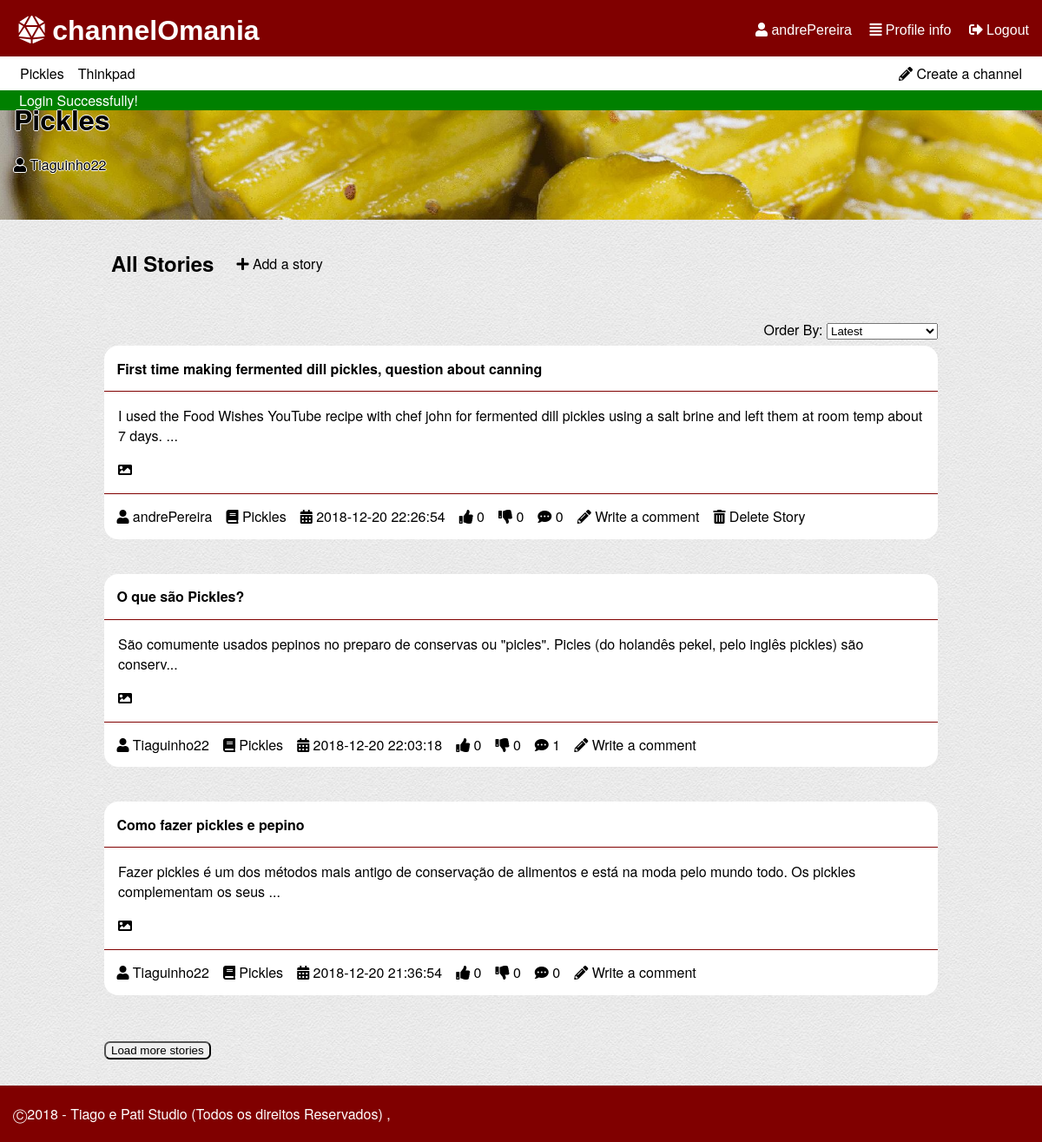
Screenshot of /pages/channel.php?channelId=1 (signed in) with the database file from the repository.
### tables this page shows
CREATE TABLE "channel" (
	`ID`	INTEGER NOT NULL,
	`name`	TEXT NOT NULL CHECK(length(name) > 0 and length(name) < 30) UNIQUE,
	`coverImage`	TEXT,
	`author`	INTEGER NOT NULL,
	PRIMARY KEY(`ID`),
	FOREIGN KEY(`author`) REFERENCES `user`(`ID`) ON DELETE Cascade ON UPDATE No Action
);

CREATE TABLE "user" (
	`ID`	INTEGER NOT NULL PRIMARY KEY AUTOINCREMENT,
	`username`	TEXT NOT NULL CHECK(length ( username ) > 0 and length ( username ) < 16),
	`email`	TEXT NOT NULL,
	`password`	TEXT NOT NULL CHECK(length ( password ) > 5),
	`birth`	TEXT CHECK(length ( birth ) > 0),
	`profilePic`	TEXT,
	`score`	INTEGER DEFAULT 0,
	CONSTRAINT `username` UNIQUE(`username`)
);

CREATE TABLE "story" (
	`storyID`	INTEGER NOT NULL,
	`title`	TEXT NOT NULL CHECK(length ( title ) > 0 and length ( title ) < 80),
	`content`	TEXT NOT NULL CHECK(length ( content ) > 0),
	`upvotes`	INTEGER NOT NULL DEFAULT 0,
	`downvotes`	INTEGER NOT NULL DEFAULT 0,
	`author`	INTEGER NOT NULL,
	`date`	TEXT NOT NULL CHECK(length ( date ) > 0),
	`channel`	INTEGER NOT NULL,
	`image`	TEXT,
	PRIMARY KEY(`storyID`),
	FOREIGN KEY(`channel`) REFERENCES `channel`(`ID`) ON DELETE Cascade ON UPDATE No Action,
	FOREIGN KEY(`author`) REFERENCES `user`(`ID`) ON DELETE Cascade ON UPDATE No Action
);

### pages/channel.php (called while the page is built, shortened)
<?php
  include_once('../database/db_list.php');
  include_once('../database/db_user.php');
  include_once('../templates/tpl_common.php');
  include_once('../templates/tpl_channel.php');
  $storiesByChannel = getStoriesByChannel($_GET['channelId']);
  $currentChannel = getChannel($_GET['channelId']);
  draw_header($currentChannel['name']);
  draw_channel($storiesByChannel,$currentChannel);
  draw_footer();
?>

### database/db_list.php (called while the page is built, shortened)
<?php
function getStoriesByChannel($channelID,$sort='',$offset=0,$limit=5) {
  switch($sort){
    default:
      $order = 'storyID DESC';
      break;
  }
  $db = Database::instance()->db();
  $stmt = $db->prepare('SELECT *,(SELECT COUNT(*) FROM comment WHERE comment.story == storyID) AS n_comments,channel.name AS channelName,story.author AS storyAuthor FROM story INNER JOIN user ON user.ID == story.author INNER JOIN channel ON channel.ID == story.channel  WHERE story.channel == ? ORDER BY '.$order.' LIMIT ? OFFSET ?');
  $stmt->execute(array($channelID,$limit,$offset));
  return $stmt->fetchAll();
}
function listChannel($sort='') {
  switch($sort){
    case 'mActive':
      $order = 'n_stories DESC';
      break;
    case 'alphabetical':
      $order = 'name ASC';
      break;
  }
  $db = Database::instance()->db();
  $stmt = $db->prepare('SELECT *,(SELECT COUNT(*) FROM story WHERE story.channel == channel.ID) AS n_stories,channel.ID as channelId FROM channel INNER JOIN user ON author=user.ID ORDER BY '.$order);
  $stmt->execute();
  return $stmt->fetchAll();
}
?>

### database/db_channel.php (called while the page is built, shortened)
<?php
include_once('db_user.php');
function getChannel($id){
  $db = Database::instance()->db();
  $stmt = $db->prepare('SELECT * FROM channel WHERE ID=?');
  $stmt->execute(array($id));
  return $stmt->fetch();
}
?>

### database/db_user.php (called while the page is built, shortened)
<?php
function getUsernameFromId($id) {
  $db = Database::instance()->db();
  $stmt = $db->prepare('SELECT username FROM user WHERE ID = ?');
  $stmt->execute(array($id));
  return $stmt->fetch()['username'];
}
 ?>

### templates/tpl_mainpage.php (the view, shortened to what this page needs)
<?php include_once('../templates/tpl_story.php'); ?>
<?php function draw_story_list_item($story) { ?>
  <article>
    <header>
      <h1><a href = "../pages/story.php?storyId=<?php echo($story['storyID']); ?>" ><?php echo($story['title']); ?></a></h1>
    </header>
    <p><?php echo(substr($story['content'],0,140)); if(strlen($story['content']) > 140) echo("...");?></p>
    <?php if($story['image']!=NULL){ ?>
    <p><a href="../files/storyImages/<?php echo($story['image'])?>" target="_blank"><i class="fas fa-image"></i></a></p>
    <?php }?>
    <footer><?php draw_story_info($story); ?></footer>
  </article>
<?php } ?>
<?php function draw_story_info($story) { ?>
  <ul>
    <li><a href="../pages/profile.php?userId=<?php echo($story['storyAuthor']); ?>"><i class="fas fa-user"></i> <?php echo($story['username']); ?></a></li>
    <li><a href="../pages/channel.php?channelId=<?php echo($story['channel']); ?>"><i class="fas fa-book"></i> <?php echo($story['channelName']); ?></a></li>
    <li><i class="fas fa-calendar-alt"></i> <?php echo($story['date']); ?></li>
    <li class="nUpVote" data-id="<?php echo($story['storyID']); ?>"><i class="fas fa-thumbs-up"></i> <?php echo($story['upvotes']); ?></li>
    <li class="nDownVote" data-id="<?php echo($story['storyID']); ?>"><i class="fas fa-thumbs-down"></i> <?php echo($story['downvotes']); ?></li>
    <li><i class="fas fa-comment-dots"></i> <?php echo($story['n_comments']); ?></li>
    <li><a href="../pages/new_comment.php?storyId=<?php echo($story['storyID']); ?>"><i class="fas fa-pencil-alt"></i> Write a comment</a></li>
    <?php if($story['username'] == $_SESSION['username']) { ?>
      <li><a href="../actions/action_delete_story.php?storyId=<?php echo($story['storyID']); ?>&csrf=<?php echo($_SESSION['csrf']); ?>"><i class="fas fa-trash-alt"></i> Delete Story</a></li>
    <?php } ?>
  </ul>
<?php } ?>

### templates/tpl_common.php (shortened to what this page needs)
<?php function draw_header($tabText = ""){
?>
<!DOCTYPE html>
<html lang="en-US">
  <head>
    <link href="../css/style.css" rel="stylesheet">
    <link href="../css/input.css" rel="stylesheet">
    <link href="../css/links.css" rel="stylesheet">
    <link rel="stylesheet" href="https://use.fontawesome.com/releases/v5.5.0/css/all.css">
  </head>
  <body>
    <header id="header">
      <?php if(isset($_SESSION['username'])){ ?>
        <div id='options'>
          <a href="../pages/profile.php"><i class="fas fa-user"></i> <?php echo($_SESSION['username']) ?></a>
          <a href="../pages/profile.php"><i class="fas fa-align-justify"></i> Profile info</a>
          <a href="../actions/action_logout.php"><i class="fas fa-sign-out-alt"></i> Logout</a>
        </div>
      <?php } ?>
      <h1><a href="mainpage.php"><i class="fas fa-dice-d20"></i> channelOmania</a></h1>
    </header>
    <?php if(isset($_SESSION['username'])){ ?>
    <div id="list_channels">
      <p><a href = "../pages/new_channel.php" ><i class="fas fa-pencil-alt"></i> Create a channel</a></p>
      <?php $channels = listChannel('mActive'); ?>
      <ul>
      <?php if(count($channels) > 5) { ?>
        <?php for ($i=0; $i < 5; $i++) { ?>
          <li><a href = "../pages/channel.php?channelId=<?php echo($channels[$i]['channelId']); ?>" ><?php echo($channels[$i]['name']); ?></a></li>
        <?php } ?>
          <li id="moreChannels"><a href = "../pages/all_channels.php" >More Channels</a></li>
      <?php } else { ?>
        <?php foreach($channels as $channel_list){ ?>
          <li><a href = "../pages/channel.php?channelId=<?php echo($channel_list['channelId']); ?>" ><?php echo($channel_list['name']); ?></a></li>
        <?php } ?>
      <?php } ?>
      </ul>
    </div>
    <?php } ?>
    <?php if (isset($_SESSION['messages'])) {?>
      <section id="messages">
        <?php foreach($_SESSION['messages'] as $message) { ?>
          <div class="<?=$message['type']?>"><?=$message['content']?></div>
        <?php } ?>
      </section>
    <?php unset($_SESSION['messages']); } ?>
<?php } ?>
<?php function draw_footer(){
  ?>
  <footer class="footer">
    <p>	&#9400;2018 - Tiago e Pati Studio (Todos os direitos Reservados) ,</p>
  </footer>
</body>
</html>
<?php }
 ?>

### templates/tpl_channel.php (shortened to what this page needs)
<?php include_once('../templates/tpl_mainpage.php'); ?>
<?php include_once('../database/db_channel.php'); ?>
<?php function draw_channel($storiesByChannel,$currentChannel) { ?>
  <a href="../files/coverImages/<?php if($currentChannel['coverImage']!="") { echo($currentChannel['coverImage']); } else {?>default.png<?php } ?>" target="_blank">
    <div id="cover"><img id="cover_image" src="../files/croppedCover/<?php if($currentChannel['coverImage']!="") { echo($currentChannel['coverImage']); } else {?>default.png<?php } ?>"
    alt="<?php echo($currentChannel['name']); ?>'s cover image"></div></a>
  <h1 id="channelName"><?php echo($currentChannel['name']); ?>
  <br>
  <a id="channelAuthor" href="../pages/profile.php?userId=<?php echo($currentChannel['author']); ?>"><i class="fas fa-user"></i> <?php  echo(getUsernameFromId($currentChannel['author']));?></a>
  </h1>
  <section id="channelStories" data-id="<?php echo $_GET['channelId'] ?>">
    <div class="header">
      <ul>
        <li>
          <h2>All Stories</h2>
        </li>
        <li>
          <p><a href = "../pages/new_story.php?channelId=<?php echo($_GET['channelId']); ?>" ><i class="fas fa-plus"></i> Add a story</a></p>
        </li>
      </ul>
    </div>
    <?php draw_story_list($storiesByChannel); ?>
  </section>
<?php } ?>

### templates/tpl_story.php (shortened to what this page needs)
<?php include_once('../templates/tpl_mainpage.php'); ?>
<?php include_once('../database/db_list.php'); ?>
<?php function draw_story_list($storyInfo) { ?>
  <p id="order">Order By:
  <select id='orderSelector'>
    <option value="mRecent">Latest</option>
  </select></p>
  <section id="storyList">
  <?php foreach($storyInfo as $story) { ?>
    <?php draw_story_list_item($story); ?>
  <?php } ?>
  </section>
  <?php if(count($storyInfo) != 0){ ?>
  <button id="btnLoadStories">Load more stories</button>
  <?php } ?>
<?php } ?>

### css/style.css (style rules this page uses)
body { font-family: IBMPlexSans, Helvetica Neue, Segoe UI, Helvetica, Verdana, Arial, sans-serif; background-image: url("../files/background.png"); margin: 0; }
ul { display: flex; flex-wrap: wrap; flex-direction: row; padding: 0; margin: 0; }
li { text-align: center; list-style-type: none; padding: 0.5em; }
#list_channels { background-color: white; position: relative; padding: 0px 15px; }
#list_channels p { float: right; margin: 0; }
#list_channels li, #list_channels p { padding: 0; }
#header { background-color: #800000; padding: 0.2em 15px; position: relative; }
#cover_image { width: 100%; }
#channelName { top: 2px; background-color: transparent; position: absolute; margin-top: 3.5em; text-shadow: -1px 0 white, 0 1px white, 1px 0 white, 0 -1px white; }
#channelAuthor { font-size: 0.5em; text-shadow: -1px 0 white, 0 1px white, 1px 0 white, 0 -1px white; font-weight: 300; }
#channelStories { width: 80%; margin: auto; }
#channelStories .header { margin: 10px 0px 50px; }
#channelStories .header li h2 { margin-top: 10px; margin-right: 10px; }
#channelStories #order { float: right; margin: 0; position: absolute; right: 10%; margin-top: -30px; }
#channelStories #storyList article { width: 100%; }
#channelStories #btnLoadStories { margin-left: 0px; }
#header h1 { margin: 0.2em; }
h1 { margin-left: 0.5em; }
#options { float: right; height: 0; }
article { background-color: white; width: 80%; margin: auto; border-radius: 1em; margin-bottom: 40px; }
article h1 { margin: auto; }
article header { margin-top: 1em; padding: 0.5em; border-bottom: 1px solid #800000; }
article p, article p,article img { padding-left: 1em; padding-right: 1em; }
article footer { padding: 0.4em; border-top: 1px solid #800000; }
#messages .error,#messages .success { padding-left: 22px; }
#messages .success { background-color: green; color: white; }
body,html { min-height: 80vh; }
#header div { margin-top: 1.2em; }
#btnLoadComments, #btnLoadStories { margin-top: 1em; margin-left: 10%; border-radius: 0.5em; }
#storyList article h1, #story article h1 { margin: auto; padding: 0.4em; }
#channelStories #storyList article, #myStories #storyList article { width: 100%; margin-top: 10px; }
.footer { clear: left; bottom: auto; margin-top: 30px; padding: 5px 15px; background-color: #800000; color: white; }
#order { margin-left: 15px; }

### css/links.css (style rules this page uses)
#header a { color: white; font-family: Helvetica; }
#header div a { list-style-type: none; padding-left: 1em; }
a:link, a:visited { color: black; text-decoration: none; }
#list_channels li a, #list_channels p a { padding: 0.5em 0.5em; display: block; }
article header a, #story_preview h3 a { font-weight: bold; }

### rows the page displays
channel: name "Pickles", coverImage (picture), author.username "Tiaguinho22"
channel: name "Thinkpad"
story: title "First time making fermented dill pickles, question about canning", content "I used the Food Wishes YouTube recipe with chef john for fermented dill pickles using a salt brine and left them at room temp about 7 days.", author.username "andrePereira", channel.name "Pickles", date "2018-12-20 22:26:54", upvotes "0", downvotes "0", n_comments "0"
story: title "O que são Pickles?", content "São comumente usados pepinos no preparo de conservas ou \"picles\". Picles (do holandês pekel, pelo inglês pickles) são conserv", author.username "Tiaguinho22", channel.name "Pickles", date "2018-12-20 22:03:18", upvotes "0", downvotes "0", n_comments "1"
story: title "Como fazer pickles e pepino", content "Fazer pickles é um dos métodos mais antigo de conservação de alimentos e está na moda pelo mundo todo. Os pickles complementam os seus", author.username "Tiaguinho22", channel.name "Pickles", date "2018-12-20 21:36:54", upvotes "0", downvotes "0", n_comments "0"

### other values shown
$_SESSION['username'] "andrePereira"
$message['content'] "Login Successfully!"
